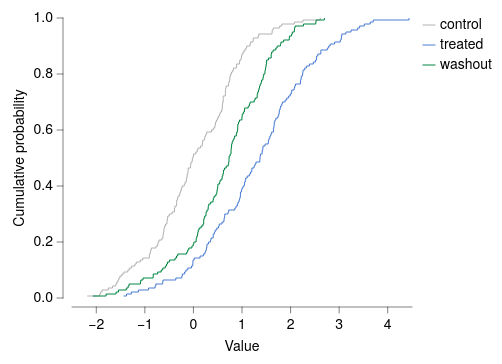

This figure's Vega-Lite source:
### Vega-Lite specification from a JSON file in a GitHub repository (floating-point values rounded to 4 significant figures; data arrays with more than 128 entries replaced by an {"elided": "..."} marker saying what was removed)
{"background": null, "config": {"arc": {"fill": "#DBDBDB", "fillOpacity": 1.0, "innerRadius": 35.0, "padAngle": 0.03, "stroke": "black", "strokeOpacity": 1, "strokeWidth": 0.25}, "area": {"fill": "#DBDBDB", "fillOpacity": 1.0, "stroke": "black", "strokeOpacity": 1, "strokeWidth": 0.25}, "axis": {"domain": true, "domainCap": "round", "domainColor": "black", "domainWidth": 0.25, "grid": false, "gridCap": "round", "gridColor": "#F1F1F1", "gridDash": [0, 0], "gridOpacity": 1.0, "gridWidth": 0.25, "labelColor": "black", "labelFont": "Helvetica Neue, HelveticaNeue, Helvetica, Arial, sans-serif", "labelFontSize": 7, "labelFontStyle": "normal", "labelFontWeight": 400, "offset": 4.5, "ticks": true, "tickCap": "round", "tickColor": "black", "tickRound": false, "tickSize": 3, "tickWidth": 0.25, "titleColor": "black", "titleFont": "Helvetica Neue, HelveticaNeue, Helvetica, Arial, sans-serif", "titleFontSize": 7, "titleFontStyle": "normal", "titleFontWeight": 400}, "axisX": {"domain": true, "labelAlign": "center", "labelAngle": 0, "labels": true, "ticks": true, "translate": 0}, "axisY": {"domain": true, "labelAlign": "right", "labelAngle": 0, "labels": true, "ticks": true, "translate": 0}, "axisRight": {"domain": true, "labelAlign": "left", "labelAngle": 0, "labels": true, "ticks": true, "translate": 0}, "axisTop": {"domain": true, "labelAlign": "center", "labelAngle": 0, "labels": true, "ticks": true, "translate": 0}, "axisBand": {"tickOffset": 0}, "bar": {"fill": "#DBDBDB", "fillOpacity": 1.0, "stroke": "black", "strokeOpacity": 1, "strokeWidth": 0.25}, "boxplot": {"size": 12.6, "ticks": {"cornerRadius": 0.25, "fill": "black", "opacity": 1, "size": 6.3, "thickness": 0.25}, "box": {"fillOpacity": 1.0, "stroke": "black", "strokeOpacity": 1, "strokeWidth": 0.25}, "median": {"cornerRadius": 0, "fill": "black", "fillOpacity": 1.0, "opacity": 1, "size": 12.6, "thickness": 0.25}, "rule": {"fill": "black", "fillOpacity": 1.0, "size": 14.0, "stroke": "black", "strokeDash": [0, 0], "strokeOpacity": 1, "strokeWidth": 0.25}, "outliers": {"color": "black", "fill": "black", "fillOpacity": 1.0, "size": 0, "stroke": "black", "strokeOpacity": 1, "strokeWidth": 0.25}}, "circle": {"fill": "black", "fillOpacity": 1.0, "size": 1.75, "stroke": null, "strokeOpacity": 1, "strokeWidth": 0.25}, "errorband": {"band": {"fillOpacity": 0.6, "stroke": null, "strokeWidth": 0.25, "strokeOpacity": 1}, "borders": {"opacity": 0, "strokeOpacity": 0.25, "strokeWidth": 1}}, "errorbar": {"opacity": 1, "rule": {"strokeDash": [0, 0], "strokeWidth": 0.25}, "ticks": {"color": "black", "cornerRadius": 0.125, "opacity": 1, "size": 8.4, "thickness": 0.25}, "thickness": 0.25}, "font": "Helvetica Neue, HelveticaNeue, Helvetica, Arial, sans-serif", "geoshape": {"fill": "#DBDBDB", "fillOpacity": 1.0, "stroke": "black", "strokeOpacity": 1, "strokeWidth": 0.25}, "header": {"labelColor": "black", "labelFont": "Helvetica Neue, HelveticaNeue, Helvetica, Arial, sans-serif", "labelFontSize": 7, "labelFontStyle": "normal", "labelFontWeight": 400, "titleColor": "black", "titleFont": "Helvetica Neue, HelveticaNeue, Helvetica, Arial, sans-serif", "titleFontSize": 7, "titleFontStyle": "normal", "titleFontWeight": 400, "titlePadding": 0}, "legend": {"disable": false, "offset": 4.5, "titlePadding": 4, "labelOffset": 2, "gradientLabelOffset": 2, "gradientLength": 70.0, "gradientThickness": 7.0, "gradientOpacity": 1.0, "gradientStrokeColor": "black", "gradientStrokeWidth": 0.25, "labelColor": "black", "labelFont": "Helvetica Neue, HelveticaNeue, Helvetica, Arial, sans-serif", "labelFontSize": 7, "labelFontStyle": "normal", "labelFontWeight": 400, "strokeColor": "black", "strokeWidth": 0, "symbolSize": 42, "symbolStrokeColor": "black", "symbolStrokeWidth": 0.25, "titleColor": "black", "titleFont": "Helvetica Neue, HelveticaNeue, Helvetica, Arial, sans-serif", "titleFontSize": 7, "titleFontStyle": "normal", "titleFontWeight": 400}, "line": {"color": "black", "stroke": "black", "strokeCap": "butt", "strokeDash": [0, 0], "strokeOpacity": 1, "strokeWidth": 0.5}, "point": {"filled": true, "fill": "#DBDBDB", "fillOpacity": 1.0, "size": 7.0, "stroke": "black", "strokeOpacity": 1, "strokeWidth": 0.25}, "range": {"category": ["#B2B2B2", "#4A7CD3", "#008542", "#664CAF", "#509F98", "#636363", "#284F93", "#005226", "#382864", "#285753"], "diverging": {"scheme": ["#443E60", "#5F597E", "#7C759B", "#9994B6", "#B7B4CC", "#D6D5DC", "#F6F6F6", "#D1DAD9", "#A4C2BF", "#7AA9A4", "#578E89", "#37736E", "#1B5954"]}, "heatmap": {"scheme": ["#440154", "#472270", "#433E82", "#38598C", "#2C728E", "#238A8D", "#24A086", "#39B578", "#5DC862", "#96D646", "#CAE02D", "#FDE724"]}, "ordinal": {"scheme": ["#F1F1F1", "#DBDBDB", "#C6C6C6", "#B2B2B2", "#9D9D9D", "#898989", "#767676", "#636363", "#515151", "#404040", "#2F2F2F", "#1F1F1F"]}, "ramp": {"scheme": ["#440154", "#472270", "#433E82", "#38598C", "#2C728E", "#238A8D", "#24A086", "#39B578", "#5DC862", "#96D646", "#CAE02D", "#FDE724"]}}, "rule": {"color": "black", "stroke": "black", "strokeCap": "round", "strokeDash": [2, 2], "strokeOpacity": 1, "strokeWidth": 0.25}, "scale": {"barBandPaddingInner": 0.1, "rectBandPaddingInner": 0, "tickBandPaddingInner": 0.1, "bandPaddingOuter": 0.1, "bandWithNestedOffsetPaddingInner": 0.2, "bandWithNestedOffsetPaddingOuter": 0.2, "offsetBandPaddingInner": 0, "offsetBandPaddingOuter": 0, "round": false}, "rect": {"fill": "#DBDBDB", "fillOpacity": 1.0, "stroke": "black", "strokeOpacity": 1, "strokeWidth": 0.25}, "square": {"fill": "#DBDBDB", "fillOpacity": 1.0, "size": 14.0, "stroke": "black", "strokeOpacity": 1, "strokeWidth": 0.25}, "text": {"color": "black", "font": "Helvetica Neue, HelveticaNeue, Helvetica, Arial, sans-serif", "fontSize": 7, "fontStyle": "normal", "fontWeight": 400}, "tick": {"color": "black", "cornerRadius": 0.125, "opacity": 1.0, "size": 12.6, "thickness": 0.25}, "title": {"anchor": "middle", "frame": "group", "color": "black", "font": "Helvetica Neue, HelveticaNeue, Helvetica, Arial, sans-serif", "fontSize": 7, "fontStyle": "normal", "fontWeight": 400, "subtitleColor": "black", "subtitleFont": "Helvetica Neue, HelveticaNeue, Helvetica, Arial, sans-serif", "subtitleFontSize": "Helvetica Neue, HelveticaNeue, Helvetica, Arial, sans-serif", "subtitleFontStyle": "normal", "subtitleFontWeight": 400}, "trail": {"color": "black", "opacity": 1, "size": 0.5}, "view": {"continuousWidth": 170, "continuousHeight": 140, "discreteWidth": 170, "discreteHeight": 140, "fill": null, "stroke": null, "strokeWidth": 0.25}}, "data": {"name": "data-a762ab7d992c95d30c7e47802f9bc0ca"}, "mark": {"type": "line", "interpolate": "step-after"}, "encoding": {"color": {"field": "group", "title": null, "type": "nominal"}, "x": {"field": "x", "title": "Value", "type": "quantitative"}, "y": {"field": "cdf", "scale": {"domain": [0, 1], "nice": false}, "title": "Cumulative probability", "type": "quantitative"}}, "$schema": "https://vega.github.io/schema/vega-lite/v6.4.1.json", "datasets": {"data-a762ab7d992c95d30c7e47802f9bc0ca": {"elided": "420 records"}}}
